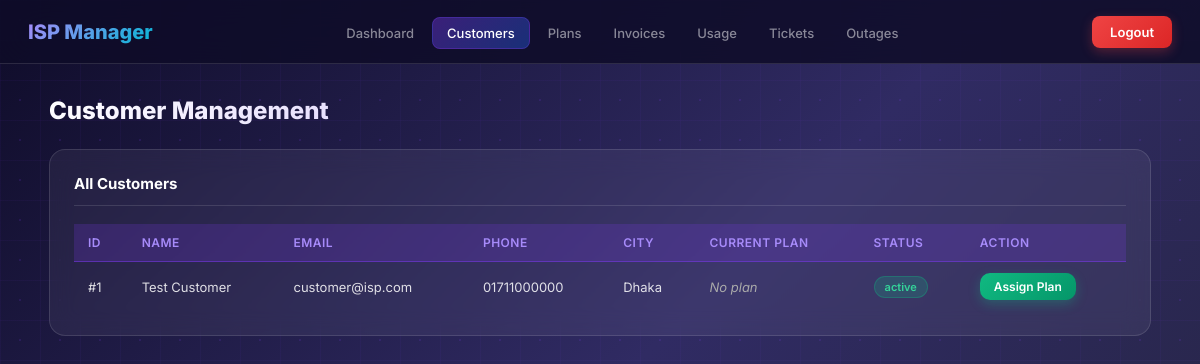
Page /customers.php (signed in) on the committed database.
### tables this page shows
CREATE TABLE Customer (
    customer_id   INT           AUTO_INCREMENT PRIMARY KEY,
    name          VARCHAR(100)  NOT NULL,
    email         VARCHAR(100)  UNIQUE NOT NULL,
    password      VARCHAR(255)  NOT NULL,
    phone         VARCHAR(20),
    street        VARCHAR(150),
    city          VARCHAR(60),
    status        VARCHAR(20)   DEFAULT 'active',
    created_at    DATETIME      DEFAULT CURRENT_TIMESTAMP
);

### db.php (called while the page is built, shortened)
<?php
function db_get_all($conn, $sql) {
    $result = mysqli_query($conn, $sql);
    $rows = [];
    while ($row = mysqli_fetch_assoc($result)) {
        $rows[] = $row;
    }
    return $rows;
}
?>

### customers.php (the view, shortened to what this page needs)
<?php
require_once '../includes/db.php';
$customers = db_get_all($conn,
    "SELECT c.customer_id, c.name, c.email, c.phone, c.city, c.status,
            p.plan_name
     FROM Customer c
     LEFT JOIN Subscription s ON c.customer_id = s.customer_id AND s.status = 'active'
     LEFT JOIN Plan p ON s.plan_id = p.plan_id
     ORDER BY c.created_at DESC"
);
?>
<!DOCTYPE html>
<html lang="en">
<head>
<link rel="stylesheet" href="../css/style.css">
</head>
<body>
<?php include '../includes/nav.php'; ?>
<div class="page-wrap">
    <div class="page-title">Customer Management</div>
    <div class="card">
        <h2>All Customers</h2>
        <table>
            <thead>
                <tr>
                    <th>ID</th><th>Name</th><th>Email</th><th>Phone</th>
                    <th>City</th><th>Current Plan</th><th>Status</th><th>Action</th>
                </tr>
            </thead>
            <tbody>
            <?php foreach ($customers as $c): ?>
                <tr>
                    <td>#<?= $c['customer_id'] ?></td>
                    <td><?= htmlspecialchars($c['name']) ?></td>
                    <td><?= htmlspecialchars($c['email']) ?></td>
                    <td><?= $c['phone'] ?? '—' ?></td>
                    <td><?= $c['city']  ?? '—' ?></td>
                    <td>
                        <?php if ($c['plan_name']): ?>
                            <span class="badge badge-active"><?= $c['plan_name'] ?></span>
                        <?php else: ?>
                            <em style="color:#aaa;">No plan</em>
                        <?php endif; ?>
                    </td>
                    <td><span class="badge badge-active"><?= $c['status'] ?></span></td>
                    <td>
                        <button class="btn btn-success btn-sm"
                            onclick="openAssign(<?= $c['customer_id'] ?>, '<?= htmlspecialchars($c['name'], ENT_QUOTES) ?>')">
                            Assign Plan
                        </button>
                    </td>
                </tr>
            <?php endforeach; ?>
            </tbody>
        </table>
    </div>
</div>
</body>
</html>

### style.css (style rules this page uses)
* { margin: 0; padding: 0; box-sizing: border-box; }
body { font-family: 'Inter', 'Segoe UI', sans-serif; min-height: 100vh; background-color: #0f0c29; background-image: radial-gradient(circle, rgba(124,58,237,0.15) 1px, transparent 1px), linear-gradient(rgba(124,58,237,0.05) 1px, transparent 1px), linear-gradient(90deg, rgba(124,58,237,0.05) 1px, transparent 1px), linear-gradient(135deg, #0f0c29 0%, #302b63 50%, #24243e 100%); background-size: 40px 40px, 40px 40px, 40px 40px, 100% 100%; color: rgba(255,255,255,0.85); }
.btn { display: inline-block; padding: 11px 24px; border-radius: 10px; border: none; cursor: pointer; font-size: 13px; font-weight: 600; text-decoration: none; transition: all 0.2s; font-family: 'Inter', sans-serif; }
.btn-success { background: linear-gradient(135deg, #10b981, #059669); color: white; box-shadow: 0 4px 12px rgba(16,185,129,0.3); }
.btn-sm { padding: 6px 14px; font-size: 12px; }
.page-wrap { max-width: 1150px; margin: 32px auto; padding: 0 24px; }
.page-title { font-size: 24px; font-weight: 800; margin-bottom: 24px; background: linear-gradient(135deg, white, #a78bfa); -webkit-background-clip: text; -webkit-text-fill-color: transparent; background-clip: text; }
.card { background: rgba(255,255,255,0.06); border: 1px solid rgba(255,255,255,0.12); backdrop-filter: blur(12px); border-radius: 16px; padding: 24px; margin-bottom: 24px; }
.card h2 { font-size: 15px; font-weight: 700; color: white; margin-bottom: 18px; padding-bottom: 12px; border-bottom: 1px solid rgba(255,255,255,0.12); }
table { width: 100%; border-collapse: collapse; font-size: 13px; }
table th { background: rgba(124,58,237,0.2); color: #a78bfa; font-weight: 600; padding: 11px 14px; text-align: left; font-size: 12px; text-transform: uppercase; letter-spacing: 0.5px; border-bottom: 1px solid rgba(124,58,237,0.3); }
table td { padding: 11px 14px; border-bottom: 1px solid rgba(255,255,255,0.05); color: rgba(255,255,255,0.85); }
table tr:last-child td { border-bottom: none; }
.badge { display: inline-block; padding: 3px 10px; border-radius: 20px; font-size: 11px; font-weight: 600; }
.badge-active { background: rgba(16,185,129,0.2); color: #34d399; border: 1px solid rgba(16,185,129,0.3); }

### rows in the picture
customer: customer_id "1", name "Test Customer", email "customer@isp.com", phone "01711000000", city "Dhaka", status "active"
